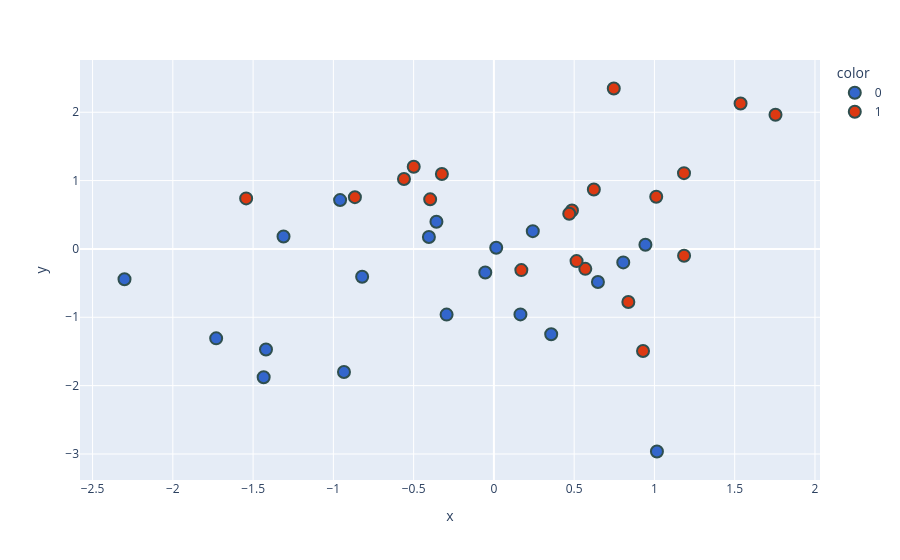

Notebook code for this chart:
### Code cell
new_df['target'] = new_df['target'].astype('str')
fig = px.scatter(x=new_df['PC1'],
                 y=new_df['PC2'],
                 color=new_df['target'],
                 color_discrete_sequence=px.colors.qualitative.G10
                )

fig.update_traces(marker=dict(size=12,
                              line=dict(width=2,
                                        color='DarkSlateGrey')),
                  selector=dict(mode='markers'))
fig.show()

### Figure 1 — Plotly figure (JSON) as saved in the notebook; plotly's stock layout.template omitted (floating-point values rounded to 4 significant figures)
{"data": [{"hovertemplate": "color=0<br>x=%{x}<br>y=%{y}<extra></extra>", "legendgroup": "0", "marker": {"color": "#3366CC", "line": {"color": "DarkSlateGrey", "width": 2}, "size": 12, "symbol": "circle"}, "mode": "markers", "name": "0", "orientation": "v", "showlegend": true, "type": "scatter", "x": [-1.311, -0.4049, -1.434, -0.8208, -0.05375, 1.016, -0.9339, 0.3569, -0.2947, -1.42, -2.301, 0.2423, -0.3579, 0.648, -0.9581, 0.8058, 0.9438, 0.1653, -1.73, 0.01444], "xaxis": "x", "y": [0.1824, 0.1737, -1.877, -0.407, -0.344, -2.964, -1.8, -1.248, -0.9606, -1.472, -0.4434, 0.2604, 0.3982, -0.4834, 0.7149, -0.1971, 0.06081, -0.9575, -1.308, 0.01649], "yaxis": "y"}, {"hovertemplate": "color=1<br>x=%{x}<br>y=%{y}<extra></extra>", "legendgroup": "1", "marker": {"color": "#DC3912", "line": {"color": "DarkSlateGrey", "width": 2}, "size": 12, "symbol": "circle"}, "mode": "markers", "name": "1", "orientation": "v", "showlegend": true, "type": "scatter", "x": [-0.8659, -1.543, 1.184, 1.754, -0.324, 0.1709, 0.4863, 0.6225, 0.5694, -0.397, 0.5149, 0.4694, 0.8375, -0.4995, 1.185, 0.7467, 1.011, -0.5601, 0.9289, 1.537], "xaxis": "x", "y": [0.7574, 0.7396, 1.109, 1.963, 1.097, -0.3097, 0.5624, 0.8693, -0.2914, 0.7258, -0.1779, 0.5139, -0.7771, 1.202, -0.09931, 2.347, 0.7638, 1.024, -1.492, 2.128], "yaxis": "y"}], "layout": {"legend": {"title": {"text": "color"}, "tracegroupgap": 0}, "margin": {"t": 60}, "xaxis": {"anchor": "y", "domain": [0, 1], "title": {"text": "x"}}, "yaxis": {"anchor": "x", "domain": [0, 1], "title": {"text": "y"}}}}
